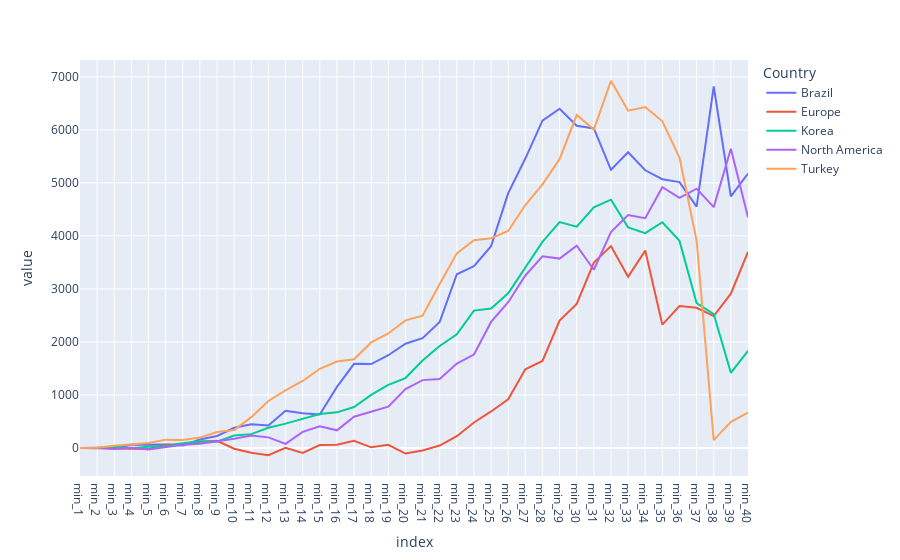

Notebook code cell kept with this figure:
### Code cell
df_gold_winside.groupby(['Country']).mean().T
fig = px.line(df_gold_winside.query("Year=='2018'").groupby(['Country']).mean().T.drop(["Year"], axis = 0), color = 'Country')
fig.show()

### Figure 1 — Plotly figure (JSON) as saved in the notebook; plotly's stock layout.template omitted (floating-point values rounded to 4 significant figures)
{"data": [{"hovertemplate": "Country=Brazil<br>index=%{x}<br>value=%{y}<extra></extra>", "legendgroup": "Brazil", "line": {"color": "#636efa", "dash": "solid"}, "marker": {"symbol": "circle"}, "mode": "lines", "name": "Brazil", "orientation": "v", "showlegend": true, "type": "scatter", "x": ["min_1", "min_2", "min_3", "min_4", "min_5", "min_6", "min_7", "min_8", "min_9", "min_10", "min_11", "min_12", "min_13", "min_14", "min_15", "min_16", "min_17", "min_18", "min_19", "min_20", "min_21", "min_22", "min_23", "min_24", "min_25", "min_26", "min_27", "min_28", "min_29", "min_30", "min_31", "min_32", "min_33", "min_34", "min_35", "min_36", "min_37", "min_38", "min_39", "min_40"], "xaxis": "x", "y": [0, -4.632, -4.263, 58.79, 63.37, 64.68, 45.89, 158, 225.2, 378.6, 445.6, 420.5, 699.8, 653.9, 629.1, 1151.0, 1586.0, 1581.0, 1748.0, 1965.0, 2069.0, 2377.0, 3276.0, 3427.0, 3806.0, 4807.0, 5459.0, 6173.0, 6398.0, 6077.0, 6026.0, 5246.0, 5578, 5238.0, 5069.0, 5015, 4552.0, 6818, 4744, 5173], "yaxis": "y"}, {"hovertemplate": "Country=Europe<br>index=%{x}<br>value=%{y}<extra></extra>", "legendgroup": "Europe", "line": {"color": "#EF553B", "dash": "solid"}, "marker": {"symbol": "circle"}, "mode": "lines", "name": "Europe", "orientation": "v", "showlegend": true, "type": "scatter", "x": ["min_1", "min_2", "min_3", "min_4", "min_5", "min_6", "min_7", "min_8", "min_9", "min_10", "min_11", "min_12", "min_13", "min_14", "min_15", "min_16", "min_17", "min_18", "min_19", "min_20", "min_21", "min_22", "min_23", "min_24", "min_25", "min_26", "min_27", "min_28", "min_29", "min_30", "min_31", "min_32", "min_33", "min_34", "min_35", "min_36", "min_37", "min_38", "min_39", "min_40"], "xaxis": "x", "y": [0, -1.2, -9, -15.45, -19.1, 59.3, 70.15, 116, 132.2, -15.75, -92.45, -138.1, 1.95, -95.5, 54.85, 57.65, 133.8, 10.5, 57.4, -106.8, -48.75, 43.5, 220.5, 479.4, 687.4, 918.6, 1483.0, 1640.0, 2403.0, 2717.0, 3496.0, 3808.0, 3229.0, 3722.0, 2325, 2675.0, 2643.0, 2488.0, 2909.0, 3697.0], "yaxis": "y"}, {"hovertemplate": "Country=Korea<br>index=%{x}<br>value=%{y}<extra></extra>", "legendgroup": "Korea", "line": {"color": "#00cc96", "dash": "solid"}, "marker": {"symbol": "circle"}, "mode": "lines", "name": "Korea", "orientation": "v", "showlegend": true, "type": "scatter", "x": ["min_1", "min_2", "min_3", "min_4", "min_5", "min_6", "min_7", "min_8", "min_9", "min_10", "min_11", "min_12", "min_13", "min_14", "min_15", "min_16", "min_17", "min_18", "min_19", "min_20", "min_21", "min_22", "min_23", "min_24", "min_25", "min_26", "min_27", "min_28", "min_29", "min_30", "min_31", "min_32", "min_33", "min_34", "min_35", "min_36", "min_37", "min_38", "min_39", "min_40"], "xaxis": "x", "y": [0, 2.694, 27.59, -8.51, 23, 37.8, 85.71, 125.7, 115.4, 233.4, 259.5, 378.4, 457.4, 541.8, 637.3, 670.3, 771.5, 999.7, 1191.0, 1317.0, 1648.0, 1923.0, 2142.0, 2590.0, 2630.0, 2917.0, 3401.0, 3888.0, 4260.0, 4173.0, 4538.0, 4683.0, 4161.0, 4050.0, 4257.0, 3906.0, 2733.0, 2525.0, 1416.0, 1833.0], "yaxis": "y"}, {"hovertemplate": "Country=North America<br>index=%{x}<br>value=%{y}<extra></extra>", "legendgroup": "North America", "line": {"color": "#ab63fa", "dash": "solid"}, "marker": {"symbol": "circle"}, "mode": "lines", "name": "North America", "orientation": "v", "showlegend": true, "type": "scatter", "x": ["min_1", "min_2", "min_3", "min_4", "min_5", "min_6", "min_7", "min_8", "min_9", "min_10", "min_11", "min_12", "min_13", "min_14", "min_15", "min_16", "min_17", "min_18", "min_19", "min_20", "min_21", "min_22", "min_23", "min_24", "min_25", "min_26", "min_27", "min_28", "min_29", "min_30", "min_31", "min_32", "min_33", "min_34", "min_35", "min_36", "min_37", "min_38", "min_39", "min_40"], "xaxis": "x", "y": [0, 1.35, -22.85, 2.85, -30.5, 8.5, 60.4, 77.95, 119, 170.8, 234.5, 198.6, 75.8, 301.8, 409.4, 331.1, 588.2, 681.3, 777.2, 1109.0, 1279.0, 1299.0, 1592.0, 1761.0, 2377.0, 2749.0, 3253.0, 3616.0, 3571.0, 3814.0, 3360.0, 4072.0, 4394.0, 4334.0, 4917.0, 4718.0, 4891.0, 4542.0, 5643.0, 4352.0], "yaxis": "y"}, {"hovertemplate": "Country=Turkey<br>index=%{x}<br>value=%{y}<extra></extra>", "legendgroup": "Turkey", "line": {"color": "#FFA15A", "dash": "solid"}, "marker": {"symbol": "circle"}, "mode": "lines", "name": "Turkey", "orientation": "v", "showlegend": true, "type": "scatter", "x": ["min_1", "min_2", "min_3", "min_4", "min_5", "min_6", "min_7", "min_8", "min_9", "min_10", "min_11", "min_12", "min_13", "min_14", "min_15", "min_16", "min_17", "min_18", "min_19", "min_20", "min_21", "min_22", "min_23", "min_24", "min_25", "min_26", "min_27", "min_28", "min_29", "min_30", "min_31", "min_32", "min_33", "min_34", "min_35", "min_36", "min_37", "min_38", "min_39", "min_40"], "xaxis": "x", "y": [0, 1.895, 40.89, 64.37, 93.42, 155.7, 150.2, 193.8, 298.6, 336.3, 579.7, 885.4, 1087.0, 1262.0, 1492.0, 1629.0, 1672.0, 1990.0, 2159.0, 2405.0, 2493.0, 3092.0, 3670.0, 3917.0, 3957.0, 4092.0, 4582.0, 4972.0, 5447.0, 6280.0, 6005.0, 6926.0, 6361, 6430.0, 6162.0, 5478.0, 3912, 146.5, 489.8, 667], "yaxis": "y"}], "layout": {"legend": {"title": {"text": "Country"}, "tracegroupgap": 0}, "margin": {"t": 60}, "xaxis": {"anchor": "y", "domain": [0, 1], "title": {"text": "index"}}, "yaxis": {"anchor": "x", "domain": [0, 1], "title": {"text": "value"}}}}
